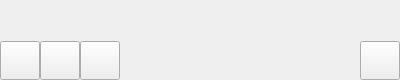
<?xml version="1.0" encoding="UTF-8"?>
<ui version="4.0">
 <class>SeekBar</class>
 <widget class="QWidget" name="SeekBar">
  <property name="geometry">
   <rect>
    <x>0</x>
    <y>0</y>
    <width>400</width>
    <height>80</height>
   </rect>
  </property>
  <property name="sizePolicy">
   <sizepolicy hsizetype="Fixed" vsizetype="Fixed">
    <horstretch>0</horstretch>
    <verstretch>0</verstretch>
   </sizepolicy>
  </property>
  <property name="minimumSize">
   <size>
    <width>0</width>
    <height>0</height>
   </size>
  </property>
  <property name="maximumSize">
   <size>
    <width>16777215</width>
    <height>16777215</height>
   </size>
  </property>
  <property name="windowTitle">
   <string>Form</string>
  </property>
  <layout class="QVBoxLayout" name="verticalLayout">
   <property name="spacing">
    <number>0</number>
   </property>
   <property name="leftMargin">
    <number>0</number>
   </property>
   <property name="topMargin">
    <number>0</number>
   </property>
   <property name="rightMargin">
    <number>0</number>
   </property>
   <property name="bottomMargin">
    <number>0</number>
   </property>
   <item>
    <spacer name="verticalSpacer">
     <property name="orientation">
      <enum>Qt::Vertical</enum>
     </property>
     <property name="sizeHint" stdset="0">
      <size>
       <width>20</width>
       <height>16</height>
      </size>
     </property>
    </spacer>
   </item>
   <item>
    <layout class="QHBoxLayout" name="horizontalLayout">
     <item>
      <widget class="QToolButton" name="btnPlay">
       <property name="enabled">
        <bool>true</bool>
       </property>
       <property name="sizePolicy">
        <sizepolicy hsizetype="Fixed" vsizetype="Fixed">
         <horstretch>0</horstretch>
         <verstretch>0</verstretch>
        </sizepolicy>
       </property>
       <property name="minimumSize">
        <size>
         <width>0</width>
         <height>0</height>
        </size>
       </property>
       <property name="maximumSize">
        <size>
         <width>16777215</width>
         <height>16777215</height>
        </size>
       </property>
       <property name="styleSheet">
        <string notr="true">border-image: url(:/player/play.png);</string>
       </property>
       <property name="icon">
        <iconset resource="player_res.qrc">
         <normaloff>:/player/play.png</normaloff>:/player/play.png</iconset>
       </property>
       <property name="iconSize">
        <size>
         <width>32</width>
         <height>32</height>
        </size>
       </property>
      </widget>
     </item>
     <item>
      <widget class="QToolButton" name="btnStop">
       <property name="sizePolicy">
        <sizepolicy hsizetype="Fixed" vsizetype="Fixed">
         <horstretch>0</horstretch>
         <verstretch>0</verstretch>
        </sizepolicy>
       </property>
       <property name="minimumSize">
        <size>
         <width>0</width>
         <height>0</height>
        </size>
       </property>
       <property name="maximumSize">
        <size>
         <width>16777215</width>
         <height>16777215</height>
        </size>
       </property>
       <property name="styleSheet">
        <string notr="true">border-image: url(:/player/stop.png);</string>
       </property>
       <property name="icon">
        <iconset resource="player_res.qrc">
         <normaloff>:/player/stop.png</normaloff>:/player/stop.png</iconset>
       </property>
       <property name="iconSize">
        <size>
         <width>32</width>
         <height>32</height>
        </size>
       </property>
      </widget>
     </item>
     <item>
      <widget class="QToolButton" name="btnOpen">
       <property name="minimumSize">
        <size>
         <width>0</width>
         <height>0</height>
        </size>
       </property>
       <property name="maximumSize">
        <size>
         <width>16777215</width>
         <height>16777215</height>
        </size>
       </property>
       <property name="styleSheet">
        <string notr="true">border-image: url(:/player/eject.png);</string>
       </property>
       <property name="icon">
        <iconset resource="player_res.qrc">
         <normaloff>:/player/eject.png</normaloff>:/player/eject.png</iconset>
       </property>
       <property name="iconSize">
        <size>
         <width>32</width>
         <height>32</height>
        </size>
       </property>
      </widget>
     </item>
     <item>
      <spacer name="horizontalSpacer">
       <property name="orientation">
        <enum>Qt::Horizontal</enum>
       </property>
       <property name="sizeHint" stdset="0">
        <size>
         <width>40</width>
         <height>32</height>
        </size>
       </property>
      </spacer>
     </item>
     <item>
      <widget class="QToolButton" name="btnFull">
       <property name="minimumSize">
        <size>
         <width>0</width>
         <height>0</height>
        </size>
       </property>
       <property name="maximumSize">
        <size>
         <width>16777215</width>
         <height>16777215</height>
        </size>
       </property>
       <property name="autoFillBackground">
        <bool>false</bool>
       </property>
       <property name="styleSheet">
        <string notr="true">border-image: url(:/player/full_screen.png);</string>
       </property>
       <property name="text">
        <string/>
       </property>
       <property name="iconSize">
        <size>
         <width>32</width>
         <height>32</height>
        </size>
       </property>
      </widget>
     </item>
    </layout>
   </item>
  </layout>
 </widget>
 <resources>
  <include location="player_res.qrc"/>
 </resources>
 <connections/>
</ui>
